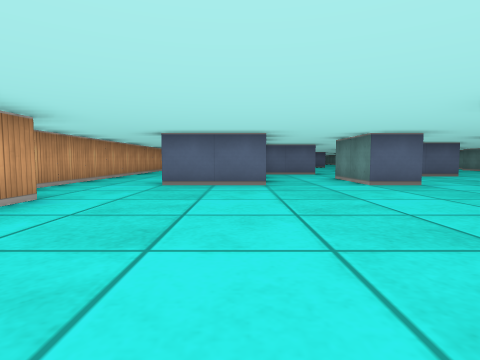
[1] (above)

22 first-person views from a walk through a cub3D ray-caster map. The camera is about half as high as the walls, tilts 4° down and sees 80° across. The floor is counted in squares. Each view is taken from the middle of a square. On the plan, view 1 faces up. The plan holds only what a view shows up to about 9 squares ahead; the rest is blank.

[2]
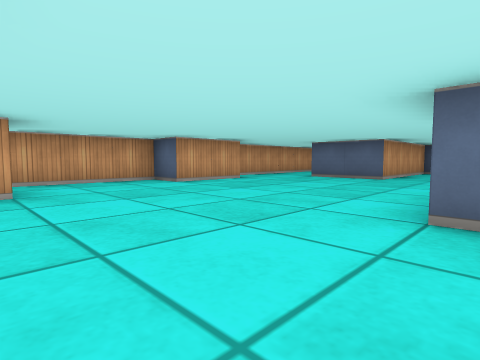

[3]
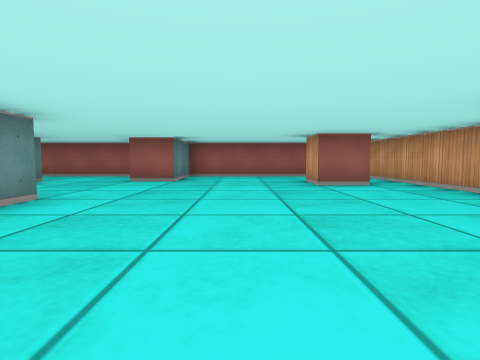

[4]
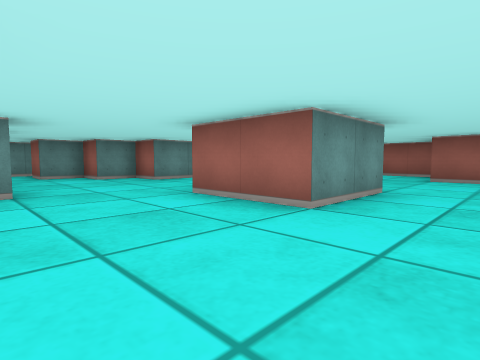

[5]
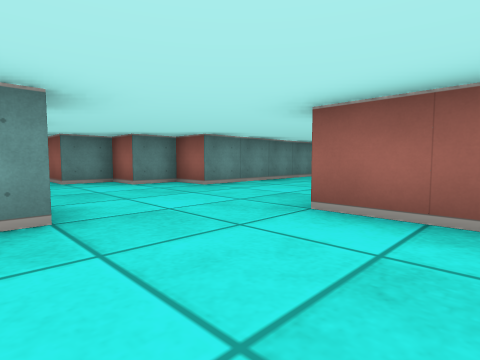

[6]
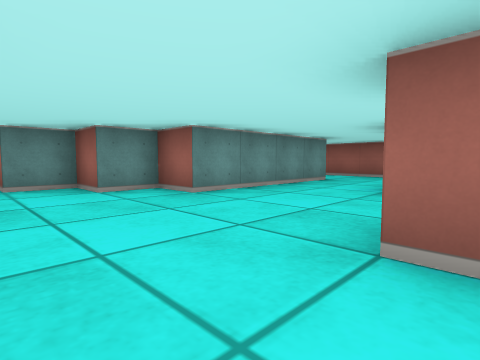

[7]
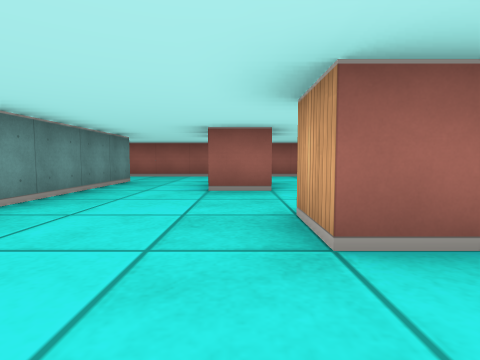

[8]
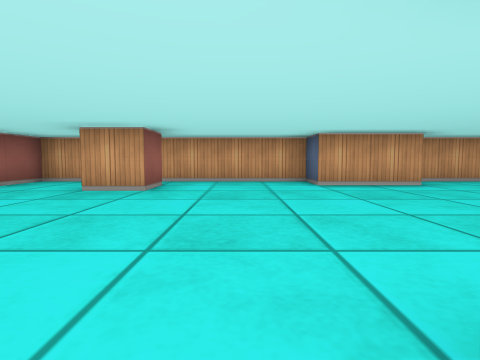

[9]
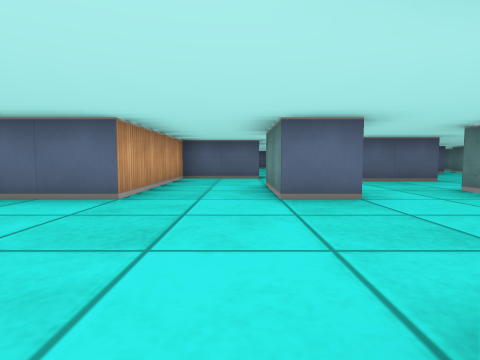

[10]
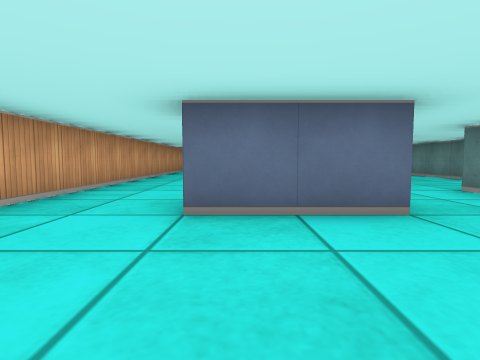

[11]
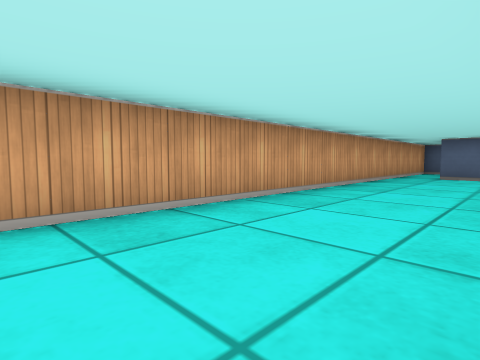

[12]
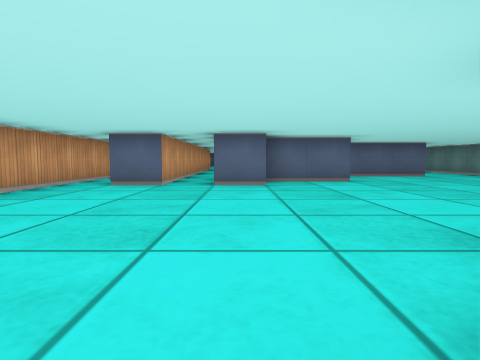

[13]
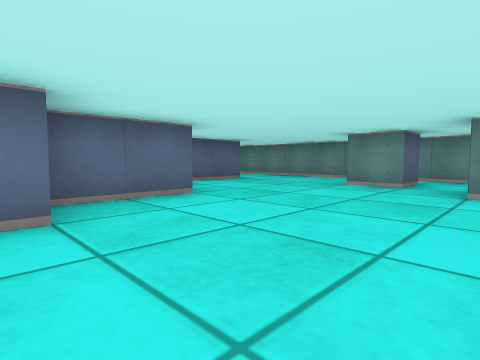

[14]
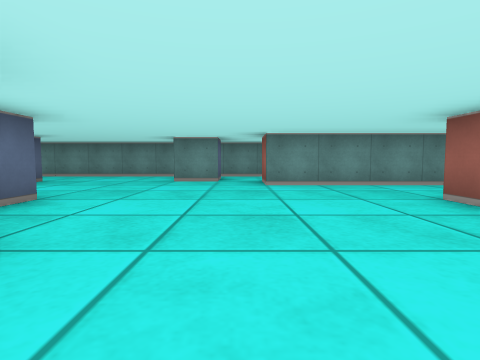

[15]
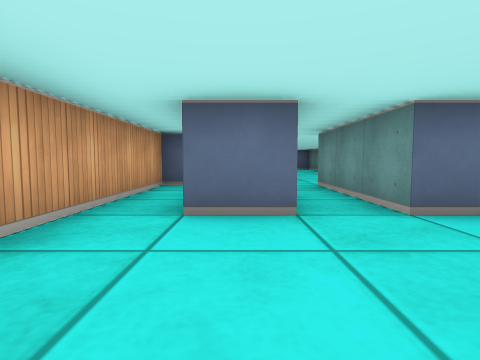

[16]
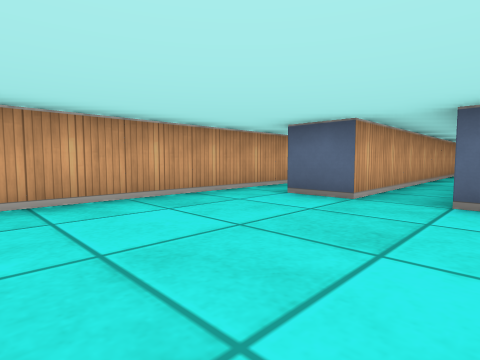

[17]
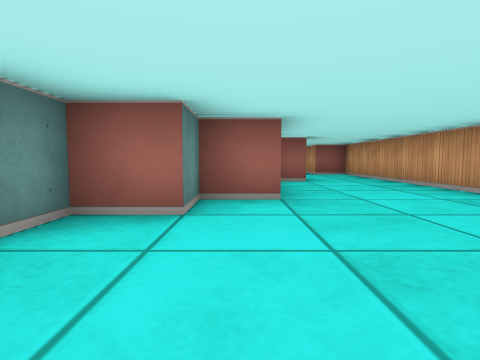

[18]
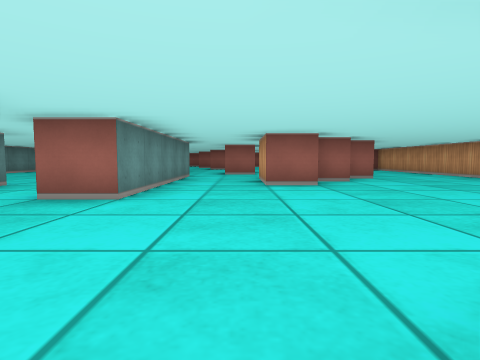

[19]
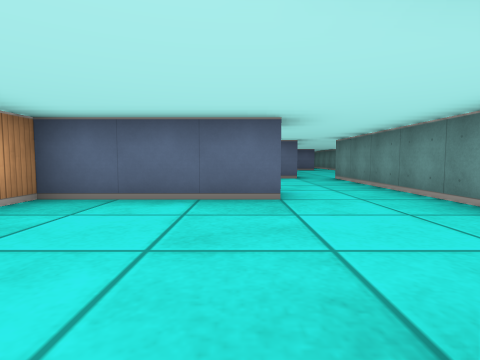

[20]
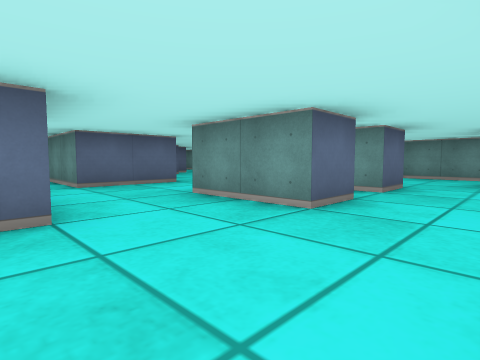

[21]
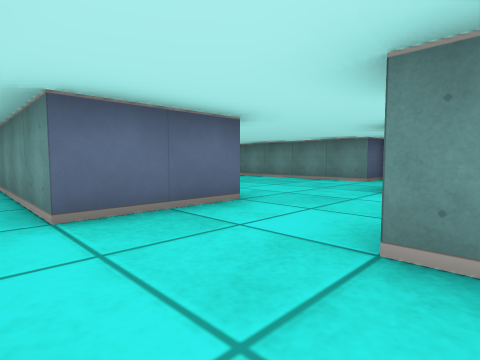

[22]
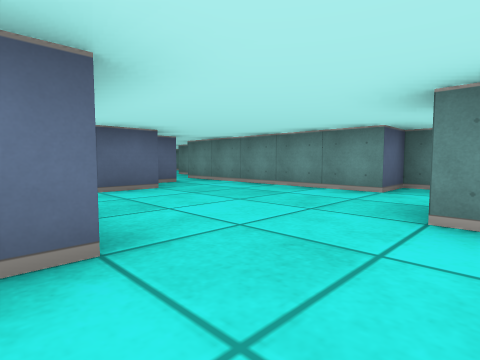

### Floor plan
Points are (right, up) in squares from view 1. A wall is a line through its corners. A room is listed if a view was taken in it or the views show most of it. See-through windows are left out.
Room 1 (views 1, 2, 3, 4, 5, 6, 7, 8, 9, 10, 20, 21)
walls: (2.5, 0.5) (2.5, 2.5) (4.5, 2.5); (4.5, -0.5) (5.5, -0.5); (-2.5, 3.6) (-2.5, 1.5) (-3.5, 1.5) (-3.5, -4.5) (1.5, -4.5) (1.5, -2.5) (2.5, -2.5); (-2.6, -1.5) (-1.5, -1.5) (-1.5, -2.5); (3.6, 5.5) (2.5, 5.5) (2.5, 7.5); (5.5, 4.5) (5.5, 6.5); (2.9, -4.5) (5.4, -4.5); (0.5, 7.5) (0.5, 5.5) (-1.5, 5.5)
ways out: opening at (-1.5, 4.5) to room 2; opening at (1.5, 6.5) to room 2; opening at (4.5, 6) to room 2; opening at (4.8, 2) to room 4; opening at (5, -3.5) to room 5
Room 2 (views 11, 12, 13, 14, 15, 16, 17, 18, 19, 22)
walls: (-0.6, 9.5) (0.5, 9.5) (0.5, 10.5) (1.5, 10.5) (1.5, 11.5) (2.5, 11.5) (2.5, 9.5) (0.5, 9.5) (0.5, 7.5); (0.6, 15.5) (-0.5, 15.5) (-0.5, 18.5); (2.6, 16.5) (0.5, 16.5); (6.5, 14.5) (5.5, 14.5) (5.5, 15.5); (7.5, 13.2) (7.5, 19.6); (6.6, 8.5) (4.5, 8.5) (4.5, 13.5) (5.5, 13.5); (-1.6, 6.5) (-0.9, 6.5); (-1.5, 18.5) (-1.5, 15.5) (-2.5, 15.5); (5.6, 18.5) (2.5, 18.5) (2.5, 17.9); (-3, 18.5) (-3.5, 18.5) (-3.5, 4)
ways out: opening at (-1.5, 4.5) to room 1; opening at (1.5, 6.5) to room 1; opening at (4.5, 6) to room 1; opening at (6, 7.5) to room 3; opening at (6.5, 12.5) to room 3; opening at (-1, 19); opening at (6.5, 19)
Room 3 (no view inside)
walls: (11.5, 8) (11.5, 8.5) (10.5, 8.5) (10.5, 13.5); (8.6, 11.5) (7.5, 11.5); (9.6, 12.5) (9, 12.5); (11.5, 3.2) (11.5, 5.4)
ways out: opening at (6, 7.5) to room 2; opening at (6.5, 12.5) to room 2; opening at (8.5, 4.5) to room 4; opening at (10, 13)
Room 4 (no view inside)
walls: (6.6, 4.5) (5.5, 4.5); (8.6, 4.5) (7.5, 4.5) (7.5, 5); (4.5, 2.5) (4.5, 1.5); (7.5, -0.5) (7.5, 1.5) (8.5, 1.5) (8.5, 2.5) (9.5, 2.5) (9.5, 3.5) (10.5, 3.5)
ways out: opening at (4.8, 2) to room 1; opening at (8.5, 4.5) to room 3; opening at (6.5, -1.5) to room 5
Room 5 (no view inside)
walls: (7.5, -2.5) (7.5, -0.5); (5.4, -4.5) (8.4, -4.5)
ways out: opening at (5, -3.5) to room 1; opening at (6.5, -1.5) to room 4; opening at (8, -3.5)

Where each view was taken, in squares from view 1:
view 1: 0 up, 0 right, facing up
view 2: 2 down, 3 right, facing up-left
view 3: 4 up, 0 right, facing down
view 4: 5 up, 1 right, facing down-right
view 5: 5 up, 3 right, facing down-right
view 6: 4 up, 4 right, facing down-right
view 7: 4 up, 5 right, facing down
view 8: 0 up, 3 right, facing left
view 9: 2 up, 2 right, facing up
view 10: 3 up, 1 left, facing up
view 11: 7 up, 1 left, facing up-left
view 12: 10 up, 0 right, facing up
view 13: 13 up, 0 right, facing up-right
view 14: 14 up, 1 left, facing right
view 15: 13 up, 2 left, facing up
view 16: 12 up, 0 right, facing up-left
view 17: 13 up, 0 right, facing down
view 18: 17 up, 3 right, facing down
view 19: 15 up, 5 right, facing up
view 20: 3 up, 3 right, facing up-right
view 21: 6 up, 4 right, facing up-right
view 22: 7 up, 6 right, facing up-right
